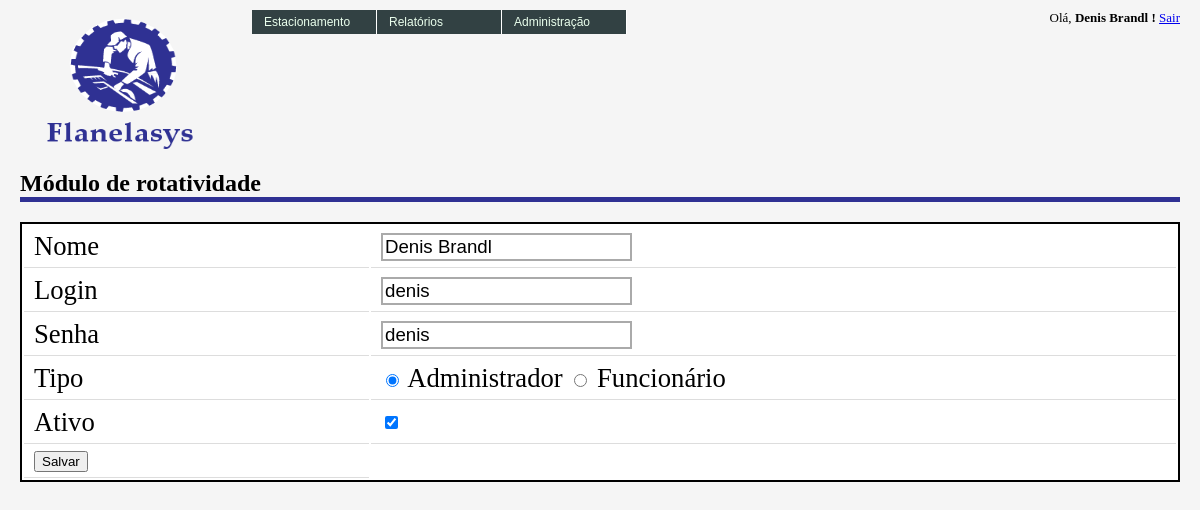
The page /admin/usuarios/cadastrar_usuario.php?cod_usuario=1 (signed in) on the database its author committed.
### tables this page shows
CREATE TABLE IF NOT EXISTS `fla_usuarios` (
  `cod_usuario` int(6) NOT NULL AUTO_INCREMENT,
  `nom_usuario` varchar(100) DEFAULT NULL,
  `des_login` varchar(100) DEFAULT NULL,
  `des_senha` varchar(100) DEFAULT NULL,
  `cod_tipo` int(1) NOT NULL DEFAULT '1',
  `ind_ativo` int(1) DEFAULT '1',
  PRIMARY KEY (`cod_usuario`)
);

### classes/fla_usuarios.class.php (called while the page is built, shortened)
<?php
  class fla_usuarios {
      private $cod_usuario;
      public function set_cod_usuario($cod_usuario) {
        $this->cod_usuario = $cod_usuario;
      }
      public function get_cod_usuario() {
          return $this->cod_usuario;
      }
      public function buscaUsuarios($objUsuario) {
            $objConexao = new fla_conexao();
    		if ($objUsuario->get_cod_usuario() != "" ) {
    		    $where = " WHERE cod_usuario = " . $objUsuario->get_cod_usuario();
    		}
            $SQL = "SELECT
                      cod_usuario,
                      nom_usuario,
                      des_login,
                      des_senha,
                      cod_tipo,
                      ind_ativo
                    FROM
                      fla_usuarios
				    " . $where . "
				      ORDER BY
					       nom_usuario";
    		$rsUsuarios = $objConexao->prepare($SQL);
    		$rsUsuarios->execute() or die ($objConexao->errorInfo());
    		$arrUsuarios = array();
    		$aux = 0;
    		while($cliente = $rsUsuarios->fetch(PDO::FETCH_ASSOC)){
    			$arrUsuarios[$aux]['cod_usuario']  = $cliente['cod_usuario'];
    			$arrUsuarios[$aux]['nom_usuario']  = $cliente['nom_usuario'];
    			$arrUsuarios[$aux]['des_login']    = $cliente['des_login'];
    			$arrUsuarios[$aux]['des_senha']    = $cliente['des_senha'];
    			$arrUsuarios[$aux]['cod_tipo']     = $cliente['cod_tipo'];
    			$arrUsuarios[$aux]['ind_ativo']    = $cliente['ind_ativo'];
    			$aux++;
    		}
    		return $arrUsuarios;
      }
  }
?>

### admin/usuarios/cadastrar_usuario.php (the view, shortened to what this page needs)
<?php
	include_once('../../includes/config.php');
	include_once($path_classes.'fla_usuarios.class.php');
	$objUsuarios     = new fla_usuarios();
	if (isset($_GET)) {
		$cod_usuario = $_GET["cod_usuario"];
	} else {
		$cod_usuario = 0;
	}
	if ($cod_usuario > 0) {
		$objUsuarios->set_cod_usuario($cod_usuario);
		$arrUsuario = $objUsuarios->buscaUsuarios($objUsuarios);
	}
?>
<html>
	<head>
		<link href="../../images/style.css" rel="stylesheet" type="text/css" />
		<link href="../images/style.css" rel="stylesheet" type="text/css" />
	</head>
	<body>
		<div class="content">
<?php
			include_once("../../cabecalho.php");
?>
			<form method="POST" action="">
			<div class="data">
				<h1> Módulo de rotatividade </h1>
					<table>
						<tr>
							<td width="30%"> Nome </td>
							<td> <input class="text" type="text" value="<?php echo $arrUsuario[0]['nom_usuario']; ?>" id="nom_usuario" name="nom_usuario"></td>
						</tr>
						<tr>
							<td> Login </td>
							<td> <input class="text" type="text" value="<?php echo $arrUsuario[0]['des_login']; ?>" id="des_login" name="des_login"></td>
						</tr>
						<tr>
							<td> Senha </td>
							<td> <input class="text" type="text" value="<?php echo $arrUsuario[0]['des_senha']; ?>" id="des_senha" name="des_senha"></td>
						</tr>
						<tr>
							<td> Tipo </td>
                            <td>
                                <input type="radio" name="cod_tipo" value="2" <?php echo $arrUsuario[0]['cod_tipo'] == 2 ? 'checked' : '';?>> Administrador
                                <input type="radio" name="cod_tipo" value="1" <?php echo $arrUsuario[0]['cod_tipo'] == 1 ? 'checked' : '';?>> Funcionário
                            </td >
						</tr>
						<tr>
							<td> Ativo </td>
                            <td> <input type="checkbox" name="ind_ativo" value="1" <?php echo $arrUsuario[0]['ind_ativo'] == 1 ? 'checked' : '';?>>
                        </tr>
						<tr>
						    <td>
						        <input type="submit" value="Salvar">
						    </td>
						</tr>
					</table>
				</form>
			</div>
	</body>
</html>

### images/style.css (style rules this page uses)
body { font-family:tahoma; padding:0px; margin:0px; background:#f5f5f5; }
div.content { padding:10px 20px; }
div.content h1 { font-size:18pt; border-bottom:5px solid #2F3193; padding:0px; margin:10px 0px 20px; width:100%; }
div.content div.data table { border:2px solid #000; background:#fff; width:100%; }
div.content div.data table td { font-size:20pt; padding:5px 10px; border-bottom:1px solid #ddd; text-align: left; }
input.text { border:2px solid #aaa; font-size: 14pt; }

### rows shown on the page
fla_usuarios: nom_usuario "Denis Brandl", des_login "denis", des_senha "denis", cod_tipo "☑", ind_ativo "☑"

### other values the page prints
$_SESSION['NOM_USUARIO'] "Denis Brandl"
